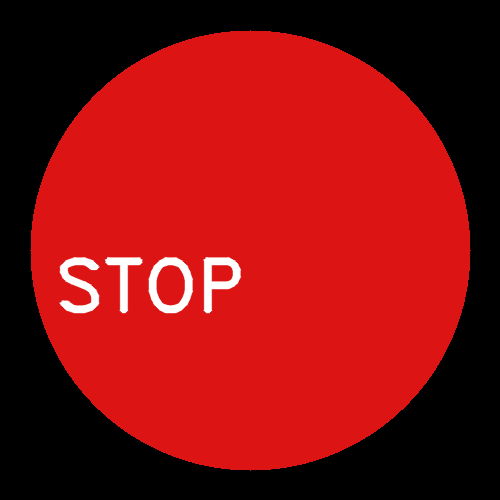
#> input picture signs/stop.png, 500 x 500 px
$ python build_sign_refs.py ../signs/stop.png
#> lines starting #> are read from the running program, lines starting #| are printed output that depends on the picture
#!/usr/bin/env python3
"""Build signs/ref_*.jpg from PNGs or your calibration photos (5 images in order)."""

import os
import sys

import cv2

ROOT = os.path.join(os.path.dirname(os.path.dirname(__file__)), "signs")

PAIRS = (
    ("ref_stop.jpg", "stop.png"),
    ("ref_limit30.jpg", "limit30.png"),
    ("ref_limit50.jpg", "limit50.png"),
    ("ref_red_panel.jpg", "red_light.png"),
    ("ref_green_panel.jpg", "green_light.png"),
)

PHOTO_OUTS = (
    "ref_stop.jpg",
    "ref_limit30.jpg",
    "ref_limit50.jpg",
    "ref_red_panel.jpg",
    "ref_green_panel.jpg",
)


def square128(path_in, path_out):
#> called with path_in = 'signs/stop.png', path_out = 'signs/ref_stop.jpg'
    img = cv2.imread(path_in)
#> img is the input picture: shape (500, 500, 3); mean B, G, R 15.6, 15.6, 134.3
    if img is None:
        return False
    h, w = img.shape[:2]
#> h = 500; w = 500
    s = min(h, w)
#> s = 500
    y0, x0 = (h - s) // 2, (w - s) // 2
#> y0 = 0; x0 = 0
    crop = cv2.resize(img[y0 : y0 + s, x0 : x0 + s], (128, 128), interpolation=cv2.INTER_AREA)
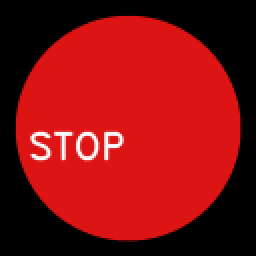
#> crop: shape (128, 128, 3) (shown 2 times larger); mean B, G, R 15.6, 15.6, 134.3
    cv2.imwrite(path_out, crop)
    return True


def main():
    os.makedirs(ROOT, exist_ok=True)
    extras = [a for a in sys.argv[1:] if not a.startswith("-")]
    if len(extras) >= 5:
        for path, out in zip(extras[:5], PHOTO_OUTS):
            ok = square128(path, os.path.join(ROOT, out))
            print(out, "OK" if ok else "skip")
        return
    for out, src in PAIRS:
        ok = square128(os.path.join(ROOT, src), os.path.join(ROOT, out))
        print(out, "OK" if ok else "skip (no " + src + ")")
#> pass 2 of the loop in main, `for out, src in PAIRS:`:
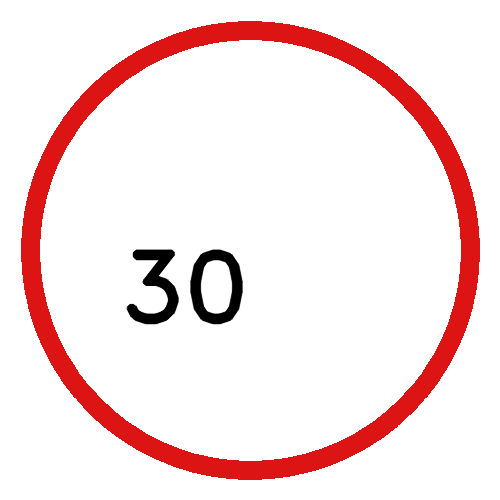
#> input picture signs/limit30.png, 500 x 500 px
#> in square128, img is the input picture: shape (500, 500, 3); mean B, G, R 226.8, 226.8, 247.8
#> in square128 (call 2), `crop = cv2.resize(img[y0 : y0 + s, x0 : x0 + s], (128, 128), interpola..`:
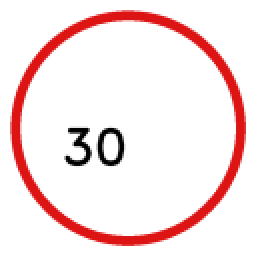
#> crop: shape (128, 128, 3) (shown 2 times larger); mean B, G, R 226.8, 226.8, 247.8


if __name__ == "__main__":
    main()
